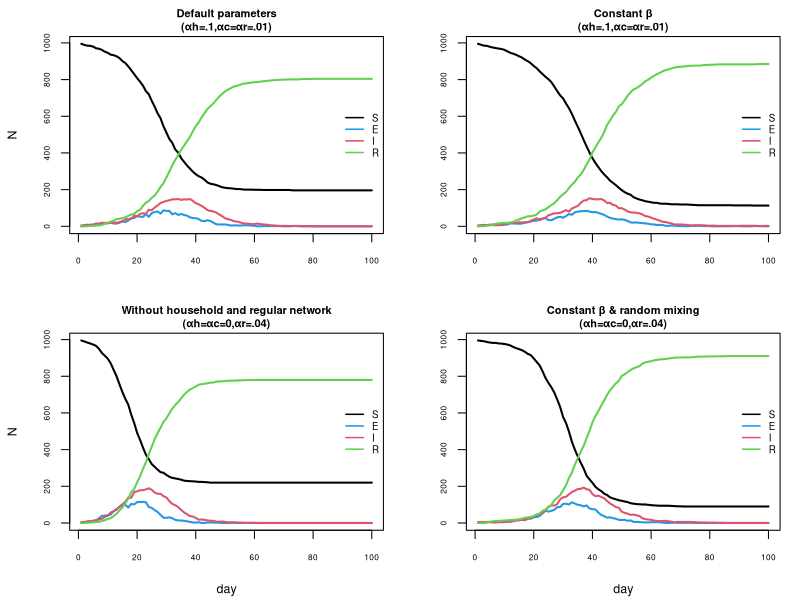

Generate this figure with R:
# Team Members: 
# 1. Shivasharini Govindasamy (Sharuuu27) - S2766392
# 2. Yu-Hsuan Hung (YuHsuan07) - S2793274
# 3. Yasuhiro Hara (hiroh-git) - S2826059

# Team Contributions:
# Shivasharini - Developed the household vector h generation (Q1) 
                #and the get.net function for the regular contact network (Q2)
# Yu-Hsuan - Implemented the core SEIR simulation function, nseir, 
            #which includes the social structure elements (Q3)
# Yasuhiro- Developed the function for plotting the simulation dynamics (Q4) 
            #and performed the comparative analysis of the four model scenarios (Q5)

# Github repo link:
# https://github.com/Sharuuu27/Extended-Statistical-Programming-Group-7-Assignment-Submission

## OVERVIEW: STOCHASTIC SEIR SIMULATION WITH SOCIAL STRUCTURE
# This script implements a stochastic SEIR epidemiological model.
# The model incorporates explicit social structure by simulating contact based on 
# household membership, individual social networks, and random mixing.

## CODE STRUCTURE:
# 1. Setup (N, hmax) and Household Assignment
# 2. Sociability Parameter generation and Network Generation function
# 3. SEIR simulation function (nseir)
# 4. Plotting function (plot_graphs)
# 5. Scenario Comparison and Plotting
# 6. Interpretation of the plots

set.seed(0)

## Step 1: Household Assignment
### To assign the n people to their unique household ID
n <- 1000 ## Define population size N
hmax <- 5  ## Max household size

## Create household vector 'h' such that household sizes are 
## uniformly distributed between 1 and hmax.
## This one-liner uses: 
## 1. sampling sizes (sample(1:hmax, n, replace = TRUE))
## 2. repeating household IDs (rep(1:n, times = ...))
## 3. sampling the first N elements and shuffling (sample(...)[1:n])
h <- sample(rep(1:n, times = sample(1:hmax, n, replace = TRUE))[1:n])


## Step 2: Assignment of Sociability Parameter (beta_i) and Network Generation.
### To assign Sociability Parameter (beta_i)
# Generates the vector of sociability parameters (beta_i) for each person.
beta <- runif(n)

get.net <- function(beta, h, nc = 15) {
  ## Function to generate the regular contact network.
  ## The network excludes household members
  n <- length(beta) 
  mean_beta <- mean(beta)
  ## Calculate the denominator used in the link probability formula
  prob_denominator <- mean_beta^2 * (n - 1)
  # creating network list of all n people
  network <- replicate(n, integer(0), simplify = FALSE) 
  # creating all possible pairs
  row1 <- c(); row2 <- c()
  row1 <- unlist(sapply(1:n, function(i) rep(i, n-i+1)))
  row2 <- unlist(sapply(1:(n-1), function(i) (i+1):n))
  unique_pairs <- array(c(row1, row2),dim=c(length(row1), 2))
  unique_pairs <- t(unique_pairs)
  # to identify which pairs are household members
  household_member <- h[unique_pairs[1, ]] == h[unique_pairs[2, ]]
  
  # to store the pairs which are NOT household members
  non_household <- unique_pairs[, !household_member]
  # contact network probability and cap at 1
  link <- ((nc * beta[non_household[1, ]] * beta[non_household[2, ]]) 
           / prob_denominator)
  
  # generate uniform random numbers to compare with contact network probability
  random_u <- runif(ncol(non_household))
  regular_contact <- random_u < link
  # to store the regular contacts only
  network_list <- non_household[, regular_contact]
  # To add regular contacts to each person's list
  for (j in 1:ncol(network_list)) {
    person_1 <- network_list[1, j] 
    person_2 <- network_list[2, j] 
    
    
    network[[person_1]] <- c(network[[person_1]], person_2)
    network[[person_2]] <- c(network[[person_2]], person_1)
  }
  
  return(network)
  
}

alink <- get.net(beta, h)


## Step 3: Implementation of the SEIR Simulation Model
## SEIR simulation model with social structure
nseir <- function(beta, h, alink, alpha = c(.1, .01, .01), delta = .2, 
                  gamma = .4, nc = 15,nt = 100, pinf = .005) {
  ## beta = socialibility parameter;
  ## h = household each person belongs to;
  ## alpha = the daily probs I[i] -> S[j]
  ## Note: Each alpha stands for 
  ## - household transmission prob
  ## - contact network transmission prob
  ## - random mixing base prob
  ## gamma = daily prob E -> I; delta = daily prob I -> R;
  ## nc = Average contacts; nt = number of days
  ## pinf = initial proportion infected.
  
  ##Initialization 
  set.seed(0)
  n <- length(beta)
  x <- rep(0, n)
  ni <- round(n * pinf)
  
  ## Randomly set the initial number of infected individuals (I=2)
  x[1:ni] <- 2
  
  ## Pre-calculate constant denominator for 3rd way
  mean_beta <- mean(beta)
  prob_deno <- mean_beta^2 * (n - 1)
  
  ## Set up storage for each state
  S <- E <- I <- R <- rep(0, nt)
  
  ## Record initial population counts (Day 1)
  S[1] <- n-ni;I[1] <- ni
  
  ## Loop over the remaining days
  for (t in 2:nt) {
    
    u <- runif(n)          ## generate uniform random deviates
    I_idx <- which(x == 2) ## get infection indices
    
    ## Fixed Probability Transitions (I -> R & E -> I)
    x[x == 2 & u < delta] <- 3 ## I -> R with prob delta
    x[x == 1 & u < gamma] <- 2 ## E -> I with prob gamma
    
    # S -> E Transitions (Three ways)
    for (i in I_idx) {  ## Loop through each infector i
      h_id <- h[i]      ## get the household ID of i
      net_idx <- alink[[i]] ## get the regular network contacts (indices) of i
      
      ## 1st way: household transmission
      ## Find people who are S(0) and in i's household
      S_same_hh_idx <- which(x == 0 & h == h_id)
      S_same_hh_idx_len <- length(S_same_hh_idx)
      ## check if there are any S targets in the household
      if (S_same_hh_idx_len > 0) {
        ## generate uniform random deviates
        u_hh <- runif(S_same_hh_idx_len)
        
        ## determine who is infected (prob alpha[1]).
        x[S_same_hh_idx[u_hh < alpha[1]]] <- 1 ## S-> E with prob alpha[1]
      }
      
      ## 2nd way: Regular Network Transmission
      ## Filter out contacts who are still S(0)
      S_net_idx <- net_idx[x[net_idx] == 0]
      S_net_idx_len <- length(S_net_idx)
      ### check if there are any S targets in the regular network
      if (S_net_idx_len > 0) {
        ## generate uniform random deviates
        u_net <- runif(S_net_idx_len)
        ## determine who is infected (prob alpha[2])
        x[S_net_idx[u_net < alpha[2]]] <- 1 ## S-> E with prob alpha[2]
      }
      
      ## 3rd way: Irrespective Transmission 
      # Find all susceptible individuals
      S_noinf_idx <- which(x == 0)
      S_noinf_idx_len <- length(S_noinf_idx)
      ## check if there are any S targets
      if (S_noinf_idx_len > 0) {
        ## Setting P_random
        ## Note: Use pmin to cap probability at 1
        P_random <- alpha[3] * nc * beta[i] * beta[S_noinf_idx] / prob_deno
        ## generate uniform random deviates
        u_random <- runif(S_noinf_idx_len)
        ## determine who is infected (prob P_random)
        x[S_noinf_idx[u_random < P_random]] <- 1 ## S-> E with prob P_random
      }
    }
    
    ## Store daily results by counting individuals in each state
    S[t] <- sum(x == 0); E[t] <- sum(x == 1)
    I[t] <- sum(x == 2); R[t] <- sum(x == 3)
  }
  
  return(list(S = S, E = E, I = I, R = R, t=1:nt))
}


## Step 4: Function for plotting simulation results
## A function to nicely plot the dynamics of the simulated population states
## Uses base R plotting functions (plot, lines) and graphical parameters (par)
plot_graphs <- function(alphas, betas, labels, h, alink) {
  ## alphas = the daily probs I[i] -> S[j] in matrix format;
  ## betas = the transmission rate parameter in matrix format;
  ## labels = title of each parameter settings
  
  ## setting for plotting multiple graphs
  ncol <- length(alphas[1,])    ## set number of graphs to plot
  
  # Set up graphical parameters for multi-panel plot (2 rows, 2 columns if ncol=4).
  # mfcol fills plots column by column.
  par(mfcol=c(2,ncol/2),        ## layout setting of the plot
      mar=c(4,4,2,1),           ## margin settings
      oma=c(.2,.2,.2,.2),       ## outer margin settings
      family="sans",            ## font style settings (Arial)
      cex.axis=.6, cex.lab=.9)  ## font size settings
  
  for (i in 1:ncol){
    ## Determine axis labels based on panel position
    ## Y label 'N' is drawn only on the first column (i=1, 2).
    if (i<=2) scY <- "N" else scY <- ""      ## draw Y-axis label on the left graphs
    if (i%%2==0) scX <- "day" else scX <- "" ## draw X-asix label on the bottom graphs
    
    ## Simulate SEIR model with nseir function
    epi <- nseir(beta=betas[,i],h,alink,alpha=alphas[,i])
    
    ## plot simulated data
    plot(x=epi$t, y=epi$S,
         ylim=c(0,max(epi$S)),xlab=scX,ylab=scY,
         main=labels[i],
         type="l",cex=.5,cex.main=.8,lwd=2) ## S (black)
    lines(x=epi$t, y=epi$E,
          col=4,type="l",cex=.5,lwd=2)      ## E (blue)
    lines(x=epi$t, y=epi$I,
          col=2,type="l",cex=.5,lwd=2)      ## I (red)
    lines(x=epi$t, y=epi$R,
          col=3,type="l",cex=.5,lwd=2)      ## R (green)
    legend(x="right",y="center",            ## legend
           legend=c("S", "E", "I", "R"), col=c(1, 4, 2, 3),
           lty=1, bty="n",cex=.7,lwd=1.5)
  }
}


## Step 5: Compare 4 scenarios and plot
## Prepare parameters for the 4 required scenarios: 
## 1. Full model, varied beta (Default)
## 2. Random mixing, varied beta
## 3. Full model, constant beta
## 4. Random mixing, constant beta
alphas <- array(c(c(.1,.01,.01),
                  c(0,0,.04),
                  c(.1,.01,.01),
                  c(0,0,.04)),
                dim=c(3,4))

set.seed(0)

## Generate constant beta set to the average of beta_u for every element
beta_mean <- rep(mean(beta),n)
betas <- array(c(beta,beta,beta_mean,beta_mean),
               dim=c(n,4))

## Labels describing each scenario for plotting
labels <- c("Default parameters\n(αh=.1,αc=αr=.01)",
            "Without household and regular network\n(αh=αc=0,αr=.04)",
            "Constant β\n(αh=.1,αc=αr=.01)",
            "Constant β & random mixing\n(αh=αc=0,αr=.04)")

## Plot graphs
plot_graphs(alphas, betas, labels, h=h, alink=alink)


## The apparent effect of the household and network structure, relative to random mixing

### Overview:
# The epidemic spreads faster when the model is computed without the household 
# and regular network structure (bottom plots). 
# In addition, it has a bigger outbreak when sociability parameter beta is constant.

# When assuming random mixing only, not only the social structure, but also 
# everyone has a higher probability to infect others in the population (due to
# bigger numerator of the daily probability of i infecting j), which may
# accelerating the expand of the epidemic.
# This can be supported with the fact that the less number of people remaining
# in state S(susceptible) at the end of the simulation compared to other 2 scenarios. 

# Furthermore, differences in the settings of the sociability parameter may
# suggest that individuals with a relatively low level of sociability may suppress
# the infection with a variable sociability parameter, resulting in slower 
# overall expansion compared to a scenario in which everyone has an average level
# of sociability.


### Details of each graph
## 1. Default parameters
# (alpha_h =.1, alpha_c = alpha_r =.01; beta varied) (left top)
#
# The number of infected (I, red line) and exposed (E, blue line) peaks 
# around days 38 and 30, respectively. The susceptible (S, black line) 
# population declines, reaching a minimum of approximately 200 on day 50. 
# The recovered (R, green line) population increases and plateaus near 800.


## 2. Without household and regular network
# (alpha_h = alpha_c = 0, alpha_r =.04; beta varied) (left bottom)
# 
# The spread and resolution are faster than in the default scenario. The 
# peaks of states I and S are higher at approximately 200 and 150, respectively. 
# The peaks of infected and exposed also occur earlier, around days 25 and 
# 20 respectively, suggesting that the epidemic spreads and resolves 
# relatively quickly. The population of the state S drops sharply, reaching a 
# minimum of approximately 200 on day 40. The state's R population plateaus 
# at approximately 800. The high transmission through random mixing (alpha_r =.04) 
# likely drives this rapid spread.


## 3. Constant beta
# (alpha_h =.1, alpha_c = alpha_r =.01; beta constant) (right top)
#
#  The overall shape of the epidemic is very similar to the default parameters, 
# but the minimum value of state S's population is lower, approximately 150, 
# and the maximum value of R's population is higher, approximately 850. 
# This suggests that the homogeneity of beta slightly increased the spread.


## 4. Constant beta & random mixing
# (alpha_h = alpha_c = 0, alpha_r =.04; beta constant) (right bottom)
#
#  The peaks of the I and E states are higher than in scenarios 1 and 3, 
# at around 200 and 150 respectively. These peaks occur earlier, 
# on days 35 and 25 respectively.
# The minimum value of state S's population is lower, approximately 100,
# and the maximum value of R's population is higher, approximately 900. 
# Similar to 3rd scenario, using a constant beta over a varied beta 
# slightly increases the size of the epidemic.
